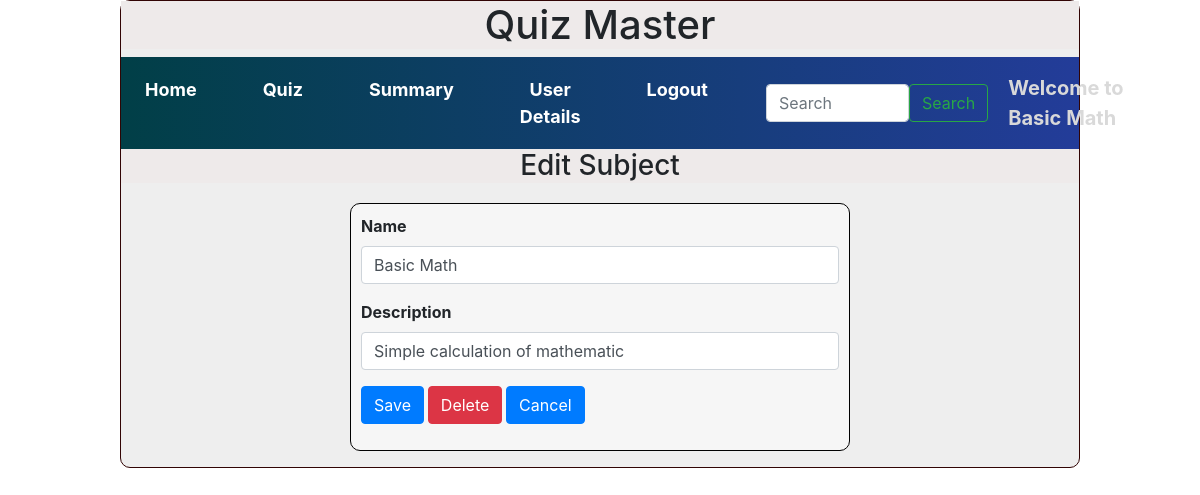
Screenshot of /edit_subject/1/Basic Math with the database file from the repository.
### models/models.py (models this page shows)
class Subject(db.Model):
    id = db.Column(db.Integer, primary_key=True)
    name = db.Column(db.String(255), unique=True, nullable=False)
    description = db.Column(db.Text, nullable=True)
    chapters = db.relationship("Chapter", cascade="all,delete", backref="subject", lazy=True)

### controllers/controllers.py (the view, shortened to what this page needs)
@app.route("/edit_subject/<id>/<name>",methods=["GET","POST"])
def edit_subject(id,name):
    s=get_subject(id)
    return render_template("edit_subject.html",subject=s,name=name)

### controllers/controllers.py (called while the page is built)
def get_subject(id):
    subject=Subject.query.filter_by(id=id).first()
    return subject

### templates/edit_subject.html
{%extends "admin_layout.html"%}
{%block content%}
        {%if subject%}
            <div class="center"><h3> Edit Subject </h3></div>
            <form action="/edit_subject/{{subject.id}}/{{name}}" method="POST">
            <div class="input_form">
                <div class="mb-3">
                    <label for="sname" class="form-label">Name</label>
                    <input type="text" class="form-control" name="sname"id="sname" value="{{subject.name}}" required >
                </div>
                <div class="mb-3">
                    <label for="description" class="form-label">Description</label>
                    <input type="text" class="form-control" name="description"id="description" value="{{subject.description}}" required >
                </div>
                <div class="mb-3">
                    <button type="submit" class="btn btn-primary">Save</button>
                    <a href ="/delete_subject/{{subject.id}}/{{name}}" type="button" class="btn btn-danger"> Delete</a>
                    <a href ="/admin/{{name}}" type="button" class="btn btn-primary"> Cancel</a>
                </div>
            </form>
            </div>
        {%endif%}
{%endblock%}

### templates/admin_layout.html (shortened to what this page needs)
<html lang="en">
    <head>
        <link rel="stylesheet" href="/static/styles/main.css">
        <link rel="stylesheet" href="https://cdn.jsdelivr.net/npm/bootstrap@4.0.0/dist/css/bootstrap.min.css">
    </head>
    <body>
        <div class="my_panel">
            <div class="center"><h1>Quiz Master</h1></div>
            <nav class="navbar navbar-expand-lg navbar-light" style="background-image: linear-gradient(to right, rgb(1, 63, 71), rgb(35, 60, 153))">
                <div class="collapse navbar-collapse d-flex justify-content-between align-items-center" id="navbarText">
                    <ul class="navbar-nav mx-auto text-center">
                        <li class="nav-item">
                            <a class="nav-link custom-nav-link" href="/admin/{{name}}">Home</a>
                        </li>
                        <li class="nav-item">
                            <a class="nav-link custom-nav-link" href="/quiz_management/{{name}}">Quiz</a>
                        </li>
                        <li class="nav-item">
                            <a class="nav-link active custom-nav-link" href="/admin_summary/{{name}}">Summary</a>
                        </li>
                        <li class="nav-item">
                            <a class="nav-link active custom-nav-link" href="/user_details/{{name}}">User Details</a>
                        </li>
                        <li class="nav-item">
                            <a class="nav-link active custom-nav-link" href="/login">Logout</a>
                        </li>
                    </ul>
                    <form class="d-flex mx-auto search-bar" method="POST" action="/search/{{name}}">
                        <input class="form-control" type="search" placeholder="Search" aria-label="Search" name="search_txt" id="search_txt">
                        <button class="btn btn-outline-success" type="submit">Search</button>
                    </form>
                    <span class="navbar-text welcome-text">
                        Welcome to {{name}}
                    </span>
                </div>
            </nav>
                {%block content%}
                {%endblock%}
    </body>
</html>

### static/styles/main.css (style rules this page uses)
.center { text-align:center; color:solid black; margin:auto; background-color:rgb(238, 234, 234) ; }
.my_panel { width: 80%; margin: auto; height: auto; border: 1px solid rgb(49, 4, 4); border-radius: 10px; background-color: #eeeeee; }
.custom-nav-link { font-weight: bold; font-size: 18px; margin-right: 50px; color: white !important }
.search-bar { width: 300px; margin:auto; }
.welcome-text { font-weight: bold; font-size: 20px; margin-left: 20px; color: rgba(217, 217, 217, 0.997) !important }
.input_form { border: 1px solid rgb(1, 1, 1); width: 500px; height: auto; margin: auto; background-color: #f6f6f6; margin-top: 20px; padding: 10px; border-radius: 10px; font-size: 16px; font-weight:650; text-align: justify; }

### rows the page displays
Subject: name "Basic Math", sname "Basic Math", description "Simple calculation of mathematic"
